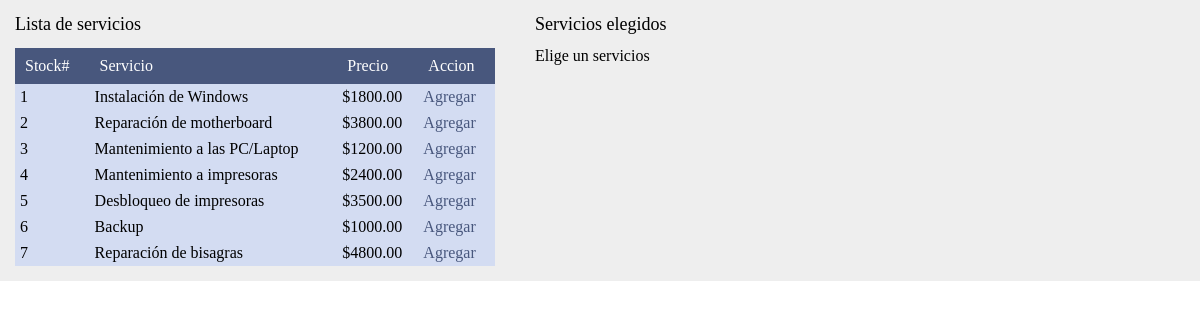
Screenshot of /displayProducts.php with the database file from the repository.
### tables this page shows
CREATE TABLE `stock` (
  `stock_id` int(11) NOT NULL,
  `description` varchar(40) NOT NULL,
  `price` decimal(9,2) NOT NULL
);

### products.php (the view, shortened to what this page needs)
<h1>Lista de servicios</h1>
<table>
	<tr>
		<th>Stock#</th>
		<th>Servicio</th>
		<th>Precio</th>
		<th>Accion</th>
	</tr>
	<?php
		$conn= mysqli_connect("localhost", "root", "", "compsys");
		$sql="SELECT * FROM stock ORDER BY stock_id ASC";
		$res = mysqli_query($conn, $sql);
		while ($row=mysqli_fetch_array($res)) {
		?>
		<tr>
			<td><?php echo $row['stock_id'] ?></td>
			<td><?php echo $row['description'] ?></td>
			<td><?php echo '&#36;' .$row['price'] ?></td>
			<td><a href="chooseProducts.php?page=products&action=add&id=<?php echo $row['stock_id'] ?>">Agregar</a></td>
		</tr>
		<?php
		}
	?>
</table>

### displayProducts.php (style rules this page uses)
a { color: #48577D; text-decoration: none; }
h1, h2 { margin-bottom: 15px }
h1 { font-size: 18px; }
#main table { width: 480px; }
#main table th { padding: 10px; background-color: #48577D; color: #fff; text-align: left; }
#main table td { padding: 5px; }
#main table tr { background-color: #d3dcf2; }

### rows the page displays
stock: stock_id "1", description "Instalación de Windows", price "1800.00"
stock: stock_id "2", description "Reparación de motherboard", price "3800.00"
stock: stock_id "3", description "Mantenimiento a las PC/Laptop", price "1200.00"
stock: stock_id "4", description "Mantenimiento a impresoras", price "2400.00"
stock: stock_id "5", description "Desbloqueo de impresoras", price "3500.00"
stock: stock_id "6", description "Backup", price "1000.00"
stock: stock_id "7", description "Reparación de bisagras", price "4800.00"
